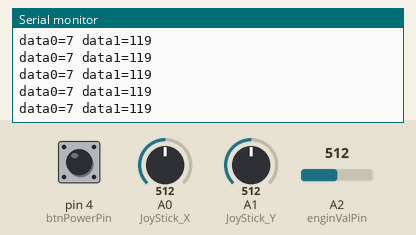
This sketch was run on a simulated Arduino Nano, built with avr-gcc and run on an emulated ATmega328P. Parts: the last lines printed to the serial monitor. The test bench sets the inputs (shaded band); at power-on: A0 (JoyStick_X) = 512, A2 (enginValPin) = 512, A1 (JoyStick_Y) = 512, pin 4 (btnPowerPin) LOW.

Above: at 1.2 s.
1.3 s: A0 (JoyStick_X) set to 716
At 1.44 s:
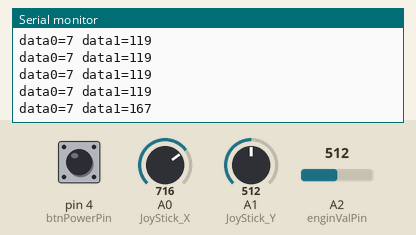
2.8 s: A2 (enginValPin) set to 716
At 2.88 s:
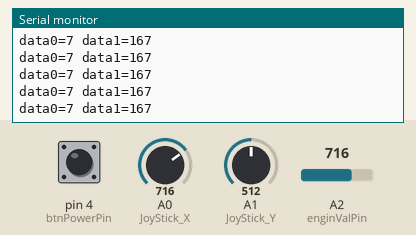
5.8 s: A1 (JoyStick_Y) set to 716
At 5.88 s:
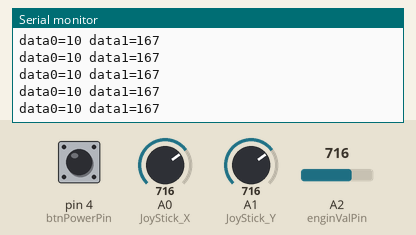
8.8 s: pin 4 (btnPowerPin) pulled HIGH for 0.15 s
10.4 s: A0 (JoyStick_X) set to 900
At 10.48 s:
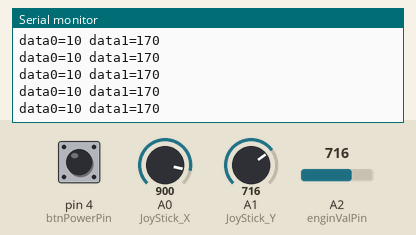
13.4 s: pin 4 (btnPowerPin) pulled HIGH for 1 s
At 13.66 s:
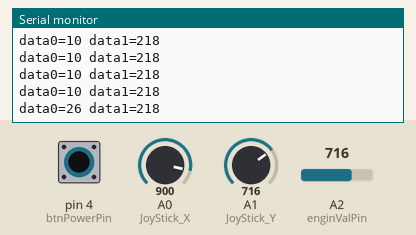
Timing chart, 0 to 16.4 s (numbered marks = the images above; inputs shaded):
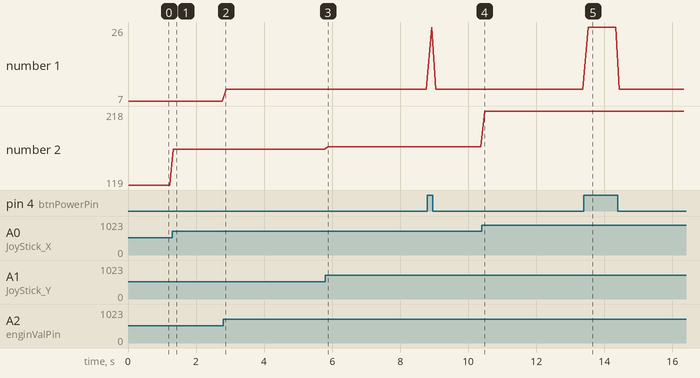

Measured:
- after the input at 1.3 s, the serial monitor: prints a new line at once (image 1)
- after the input at 13.4 s, the serial monitor: prints a new line after 0.13 s (image 5)
- plotted number 1: 7 → 10 after the input at 2.8 s
- plotted number 2: 119 → 167 after the input at 1.3 s, 167 → 170 after the input at 5.8 s, 170 → 218 after the input at 10.4 s

The sketch:

Control4Plane.ino
```cpp
#include <Mirf.h>
#include <nRF24L01.h>
#include <MirfHardwareSpiDriver.h>

#define JoyStick_X A0
#define JoyStick_Y A1
#define enginValPin A2
#define btnPowerPin 4
#define Btn_A A7
#define Btn_B A6

int btnState=0;
int x,y,enginVal,a=0,b=0;
byte data[2],dataRet[2],dataOld[2];
boolean sendFlg=false;
int cnt=0;
char *curCmd;

void setup()
{
    Serial.begin(9600);

    Mirf.cePin = 8;   //设置CE引脚为D8
    Mirf.csnPin = 7; //设置CE引脚为D7
    Mirf.spi = &MirfHardwareSpi;
    Mirf.init();  //初始化nRF24L01
    //设置接收标识符"Con01"
    Mirf.setRADDR((byte *)"Ctrl01");
    //设置一次收发的字节数，这里发一个整数，写sizeof(unsigned int)，实际等于2字节
    Mirf.payload = sizeof(unsigned int);
    //发送通道，可以填0~128，收发必须一致。
    Mirf.channel = 3;
    Mirf.config();

  //注意一个Arduino写Sender.ino，另一个写Receiver.ino。
  //这里标识写入了Sender.ino
    Serial.println("I'm Sender...");

    pinMode(JoyStick_X,INPUT);
    pinMode(JoyStick_Y,INPUT);
    pinMode(enginValPin,INPUT);
    pinMode(Btn_A,INPUT);
    pinMode(Btn_B,INPUT);
}
void loop()
{
  createCommand();
  doSendMessage();
  delay(110);
}
void doSendMessage(){
  //设置向"serv1"发送数据
  Mirf.setTADDR((byte *)"Plane01");
  Mirf.send(data);
  //while死循环等待发送完毕，才能进行下一步操作。
  while(Mirf.isSending()) {}
  Serial.print("data0=");
  Serial.print(data[0]);
  Serial.print(" data1=");
  Serial.print(data[1]);
  Serial.println("");
}
void createCommand(){

  x=analogRead(JoyStick_X);
  y=analogRead(JoyStick_Y);
  enginVal=analogRead(enginValPin);

  if(digitalRead(btnPowerPin)==1){
    delay(50);
    if(digitalRead(btnPowerPin)==1){
      a=1;
    }
  }else{
    a=0;
  }
  enginVal=map(enginVal,0,1023,0,15);
  data[0]=a<<4|enginVal;

  x=map(x,0,1023,0,15);
  y=map(y,0,1023,0,15);
  data[1]=x<<4|y;
}
```
